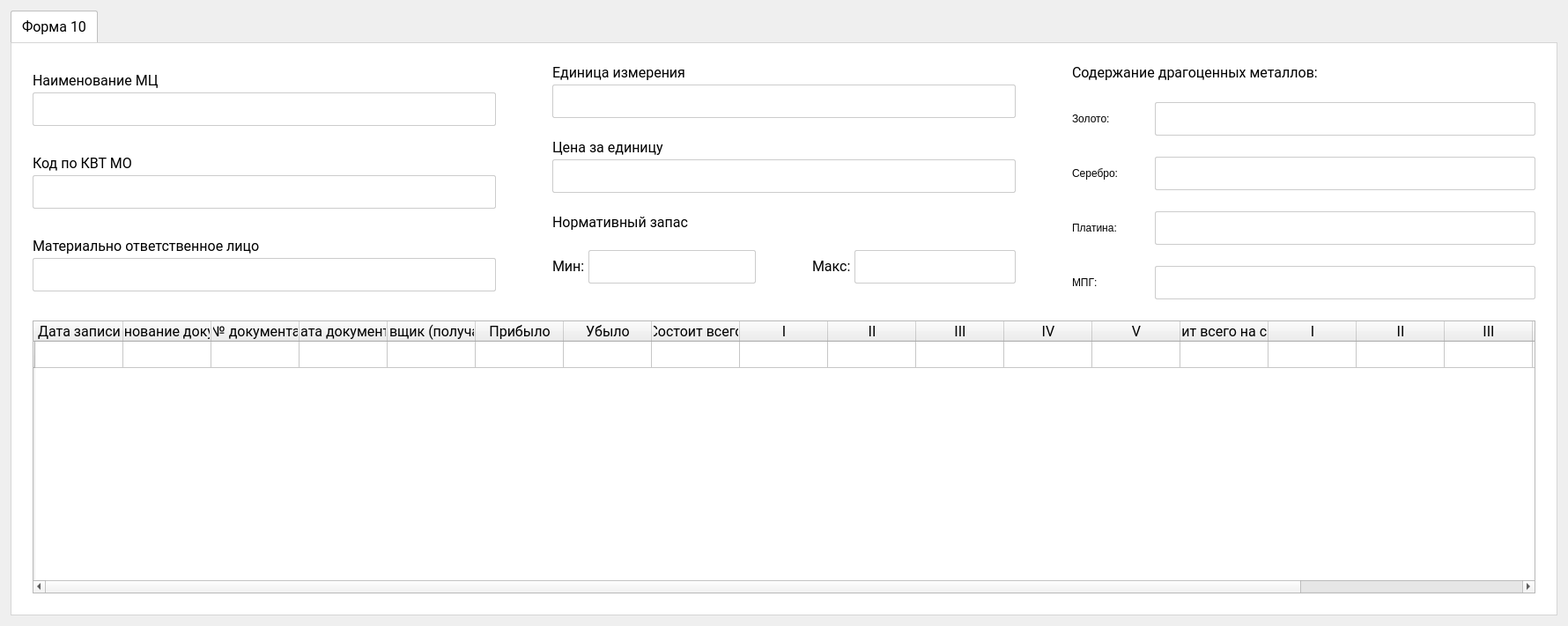
<?xml version="1.0" encoding="UTF-8"?>
<ui version="4.0">
 <class>ProdInfo</class>
 <widget class="QDialog" name="ProdInfo">
  <property name="geometry">
   <rect>
    <x>0</x>
    <y>0</y>
    <width>1780</width>
    <height>711</height>
   </rect>
  </property>
  <property name="windowTitle">
   <string>Подробная информация</string>
  </property>
  <property name="styleSheet">
   <string notr="true">QPushButton {
  font: 12pt &quot;Roboto&quot;;
  border-radius: 2px;
  padding: 10px 24px;
  font-weight: 500;
}

QPushButton:hover {
  background-color: rgba(47, 120, 231, 0.20)
}

QMenuBar {
    background-color:#ffffff;
}

QMenuBar::item {
   padding: 8px 16px;
    background: transparent;
}


QMenuBar::item:selected { /* when selected using mouse or keyboard */
    background:  rgba(47, 120, 231, 0.20);
}

QMenuBar::item:pressed {
    background: rgba(47, 120, 231, 0.20);
}






QMenu {
  background-color: #F3F3F3;
  padding: 2px;
  box-shadow: 2px 2px 4px -2px rgba(0, 0, 0, 0.10);
}

QMenu::item {
    padding: 8px 16px;
  
}

QMenu::item:selected {
  background:  rgba(47, 120, 231, 0.20);
  
}

QMenu::icon { /* appearance of a 'checked' icon */
    background: transparent;
    margin-left: 12px;
  margin-right: 12px;
}




QLineEdit {
  font: 12pt &quot;Roboto&quot;;
  background: white;
  padding: 0px 12px;
  border-radius: 2px;
  border: 1px solid rgba(204, 204, 204, 1)
}

QLineEdit:hover {
   border: 1px solid rgba(47, 120, 231, 1);
  background: white;
}

QLineEdit:focus {
  border: 1px solid rgba(47, 120, 231, 1);
  background: white;
}




QLabel {
  font: 12pt &quot;Roboto&quot;;
}

QTabWidget {
  font: 12pt &quot;Roboto&quot;;
}

QComboBox {
  font:12pt &quot;Roboto&quot;;
  background: white;
  padding: 0px 12px;
  border-radius: 2px;
   border: 1px solid rgba(204, 204, 204, 1);
}

QComboBox:hover {
    border: 1px solid rgba(47, 120, 231, 1);
  background: white;
}

QComboBox:focus {
  border: 1px solid rgba(47, 120, 231, 1);
  background: white;
}

QComboBox::drop-down {
    subcontrol-origin: padding;
    subcontrol-position: top right;
 	margin-right: 8px;
    width: 16px;
    border-left-color: darkgray;
    border-left-style: solid;
    border-bottom-right-radius: 2px;
}

QComboBox::down-arrow {
  image: url(:/icons/mdi_chevron-down.png);
}

QComboBox::down-arrow:on { 
    top: 1px;
}

QComboBox QAbstractItemView {
  border: 1px solid #D5D5D5;
  background:  #FFFFFF;
    selection-background-color: rgba(47, 120, 231, 1);
}

QDateEdit {
  font:12pt &quot;Roboto&quot;;
  background: White;
  padding: 0px 12px;
  border-radius: 2px;
   border: 1px solid rgba(204, 204, 204, 1);
}

QDateEditx:hover {
    border: 1px solid rgba(47, 120, 231, 1);
  background: White;
}

QDateEdit:focus {
  border: 1px solid rgba(47, 120, 231, 1);
  background: White;
}

QDateEdit::drop-down {
  subcontrol-origin: padding;
    subcontrol-position: top right;
  margin-right: 16px;
  border: 1px solid transparent;
}

  QDateEdit::down-arrow {
  image: url(:/icons/mdi_chevron-down.png);
}

QComboBox::down-arrow:on { 
    top: 1px;
}

QTabWidget::pane { /* The tab widget frame */
    border: 1px solid rgba(213, 213, 213, 1);
  background: White;

}

/* Style the tab using the tab sub-control. Note that
    it reads QTabBar _not_ QTabWidget */
QTabBar::tab {
    background: transparent;
    border-top: 1px solid rgba(191, 191, 191, 1);
  border-left: 1px solid rgba(191, 191, 191, 1);
  border-right: 1px solid rgba(191, 191, 191, 1);
    border-bottom-color: #C2C7CB; /* same as the pane color */
    border-top-left-radius: 2px;
    border-top-right-radius: 2px;
    padding: 8px 12px;
}

QTabBar::tab:selected, QTabBar::tab:hover {
    background: rgba(255, 255, 255, 1);
}</string>
  </property>
  <layout class="QVBoxLayout" name="verticalLayout_9">
   <property name="spacing">
    <number>0</number>
   </property>
   <property name="leftMargin">
    <number>12</number>
   </property>
   <property name="topMargin">
    <number>12</number>
   </property>
   <property name="rightMargin">
    <number>12</number>
   </property>
   <property name="bottomMargin">
    <number>12</number>
   </property>
   <item>
    <widget class="QTabWidget" name="tabWidget">
     <property name="font">
      <font>
       <family>Roboto</family>
       <pointsize>12</pointsize>
       <weight>50</weight>
       <italic>false</italic>
       <bold>false</bold>
      </font>
     </property>
     <property name="currentIndex">
      <number>0</number>
     </property>
     <widget class="QWidget" name="tab">
      <attribute name="title">
       <string>Форма 10</string>
      </attribute>
      <layout class="QVBoxLayout" name="verticalLayout_12">
       <property name="spacing">
        <number>0</number>
       </property>
       <property name="leftMargin">
        <number>24</number>
       </property>
       <property name="topMargin">
        <number>24</number>
       </property>
       <property name="rightMargin">
        <number>24</number>
       </property>
       <property name="bottomMargin">
        <number>24</number>
       </property>
       <item>
        <layout class="QVBoxLayout" name="verticalLayout_11">
         <property name="spacing">
          <number>24</number>
         </property>
         <item>
          <layout class="QHBoxLayout" name="horizontalLayout_8">
           <property name="spacing">
            <number>64</number>
           </property>
           <item>
            <layout class="QVBoxLayout" name="verticalLayout_4">
             <property name="spacing">
              <number>24</number>
             </property>
             <item>
              <layout class="QVBoxLayout" name="verticalLayout_2">
               <property name="spacing">
                <number>4</number>
               </property>
               <item>
                <widget class="QLabel" name="label_2">
                 <property name="sizePolicy">
                  <sizepolicy hsizetype="Preferred" vsizetype="Fixed">
                   <horstretch>0</horstretch>
                   <verstretch>0</verstretch>
                  </sizepolicy>
                 </property>
                 <property name="font">
                  <font>
                   <family>Roboto</family>
                   <pointsize>12</pointsize>
                   <weight>50</weight>
                   <italic>false</italic>
                   <bold>false</bold>
                  </font>
                 </property>
                 <property name="text">
                  <string>Наименование МЦ</string>
                 </property>
                </widget>
               </item>
               <item>
                <widget class="QLineEdit" name="nameMC">
                 <property name="minimumSize">
                  <size>
                   <width>0</width>
                   <height>38</height>
                  </size>
                 </property>
                 <property name="maximumSize">
                  <size>
                   <width>16777215</width>
                   <height>38</height>
                  </size>
                 </property>
                 <property name="readOnly">
                  <bool>true</bool>
                 </property>
                </widget>
               </item>
              </layout>
             </item>
             <item>
              <layout class="QVBoxLayout" name="verticalLayout_3">
               <property name="spacing">
                <number>4</number>
               </property>
               <item>
                <widget class="QLabel" name="label_8">
                 <property name="sizePolicy">
                  <sizepolicy hsizetype="Preferred" vsizetype="Fixed">
                   <horstretch>0</horstretch>
                   <verstretch>0</verstretch>
                  </sizepolicy>
                 </property>
                 <property name="font">
                  <font>
                   <family>Roboto</family>
                   <pointsize>12</pointsize>
                   <weight>50</weight>
                   <italic>false</italic>
                   <bold>false</bold>
                  </font>
                 </property>
                 <property name="text">
                  <string>Код по КВТ МО</string>
                 </property>
                </widget>
               </item>
               <item>
                <widget class="QLineEdit" name="nomNumb">
                 <property name="minimumSize">
                  <size>
                   <width>0</width>
                   <height>38</height>
                  </size>
                 </property>
                 <property name="maximumSize">
                  <size>
                   <width>16777215</width>
                   <height>38</height>
                  </size>
                 </property>
                 <property name="readOnly">
                  <bool>true</bool>
                 </property>
                </widget>
               </item>
              </layout>
             </item>
             <item>
              <layout class="QVBoxLayout" name="verticalLayout">
               <property name="spacing">
                <number>4</number>
               </property>
               <item>
                <widget class="QLabel" name="label">
                 <property name="sizePolicy">
                  <sizepolicy hsizetype="Preferred" vsizetype="Fixed">
                   <horstretch>0</horstretch>
                   <verstretch>0</verstretch>
                  </sizepolicy>
                 </property>
                 <property name="font">
                  <font>
                   <family>Roboto</family>
                   <pointsize>12</pointsize>
                   <weight>50</weight>
                   <italic>false</italic>
                   <bold>false</bold>
                  </font>
                 </property>
                 <property name="text">
                  <string>Материально ответственное лицо</string>
                 </property>
                </widget>
               </item>
               <item>
                <widget class="QComboBox" name="mol">
                 <property name="minimumSize">
                  <size>
                   <width>0</width>
                   <height>38</height>
                  </size>
                 </property>
                 <property name="maximumSize">
                  <size>
                   <width>16777215</width>
                   <height>38</height>
                  </size>
                 </property>
                </widget>
               </item>
              </layout>
             </item>
            </layout>
           </item>
           <item>
            <layout class="QVBoxLayout" name="verticalLayout_8">
             <property name="spacing">
              <number>24</number>
             </property>
             <item>
              <layout class="QVBoxLayout" name="verticalLayout_5">
               <property name="spacing">
                <number>4</number>
               </property>
               <item>
                <widget class="QLabel" name="label_11">
                 <property name="sizePolicy">
                  <sizepolicy hsizetype="Preferred" vsizetype="Fixed">
                   <horstretch>0</horstretch>
                   <verstretch>0</verstretch>
                  </sizepolicy>
                 </property>
                 <property name="font">
                  <font>
                   <family>Roboto</family>
                   <pointsize>12</pointsize>
                   <weight>50</weight>
                   <italic>false</italic>
                   <bold>false</bold>
                  </font>
                 </property>
                 <property name="text">
                  <string>Единица измерения</string>
                 </property>
                </widget>
               </item>
               <item>
                <widget class="QLineEdit" name="edIzm">
                 <property name="minimumSize">
                  <size>
                   <width>0</width>
                   <height>38</height>
                  </size>
                 </property>
                 <property name="maximumSize">
                  <size>
                   <width>16777215</width>
                   <height>38</height>
                  </size>
                 </property>
                 <property name="readOnly">
                  <bool>true</bool>
                 </property>
                </widget>
               </item>
              </layout>
             </item>
             <item>
              <layout class="QVBoxLayout" name="verticalLayout_6">
               <property name="spacing">
                <number>4</number>
               </property>
               <item>
                <widget class="QLabel" name="label_12">
                 <property name="sizePolicy">
                  <sizepolicy hsizetype="Preferred" vsizetype="Fixed">
                   <horstretch>0</horstretch>
                   <verstretch>0</verstretch>
                  </sizepolicy>
                 </property>
                 <property name="font">
                  <font>
                   <family>Roboto</family>
                   <pointsize>12</pointsize>
                   <weight>50</weight>
                   <italic>false</italic>
                   <bold>false</bold>
                  </font>
                 </property>
                 <property name="text">
                  <string>Цена за единицу</string>
                 </property>
                </widget>
               </item>
               <item>
                <widget class="QLineEdit" name="price">
                 <property name="minimumSize">
                  <size>
                   <width>0</width>
                   <height>38</height>
                  </size>
                 </property>
                 <property name="maximumSize">
                  <size>
                   <width>16777215</width>
                   <height>38</height>
                  </size>
                 </property>
                 <property name="readOnly">
                  <bool>true</bool>
                 </property>
                </widget>
               </item>
              </layout>
             </item>
             <item>
              <layout class="QVBoxLayout" name="verticalLayout_7">
               <property name="spacing">
                <number>4</number>
               </property>
               <item>
                <widget class="QLabel" name="label_3">
                 <property name="sizePolicy">
                  <sizepolicy hsizetype="Preferred" vsizetype="Fixed">
                   <horstretch>0</horstretch>
                   <verstretch>0</verstretch>
                  </sizepolicy>
                 </property>
                 <property name="font">
                  <font>
                   <family>Roboto</family>
                   <pointsize>12</pointsize>
                   <weight>50</weight>
                   <italic>false</italic>
                   <bold>false</bold>
                  </font>
                 </property>
                 <property name="text">
                  <string>Нормативный запас</string>
                 </property>
                </widget>
               </item>
               <item>
                <layout class="QHBoxLayout" name="horizontalLayout_3">
                 <property name="spacing">
                  <number>64</number>
                 </property>
                 <item>
                  <widget class="QFrame" name="Zap_Min">
                   <property name="sizePolicy">
                    <sizepolicy hsizetype="Expanding" vsizetype="Preferred">
                     <horstretch>0</horstretch>
                     <verstretch>0</verstretch>
                    </sizepolicy>
                   </property>
                   <layout class="QHBoxLayout" name="horizontalLayout_2">
                    <property name="spacing">
                     <number>4</number>
                    </property>
                    <property name="leftMargin">
                     <number>0</number>
                    </property>
                    <property name="topMargin">
                     <number>0</number>
                    </property>
                    <property name="rightMargin">
                     <number>0</number>
                    </property>
                    <property name="bottomMargin">
                     <number>0</number>
                    </property>
                    <item>
                     <widget class="QLabel" name="normativMin">
                      <property name="sizePolicy">
                       <sizepolicy hsizetype="Fixed" vsizetype="Fixed">
                        <horstretch>0</horstretch>
                        <verstretch>0</verstretch>
                       </sizepolicy>
                      </property>
                      <property name="font">
                       <font>
                        <family>Roboto</family>
                        <pointsize>12</pointsize>
                        <weight>50</weight>
                        <italic>false</italic>
                        <bold>false</bold>
                       </font>
                      </property>
                      <property name="frameShape">
                       <enum>QFrame::NoFrame</enum>
                      </property>
                      <property name="text">
                       <string>Мин:</string>
                      </property>
                     </widget>
                    </item>
                    <item>
                     <widget class="QLineEdit" name="min">
                      <property name="minimumSize">
                       <size>
                        <width>0</width>
                        <height>38</height>
                       </size>
                      </property>
                      <property name="readOnly">
                       <bool>true</bool>
                      </property>
                     </widget>
                    </item>
                   </layout>
                  </widget>
                 </item>
                 <item>
                  <widget class="QFrame" name="Zap_Max">
                   <property name="sizePolicy">
                    <sizepolicy hsizetype="Expanding" vsizetype="Preferred">
                     <horstretch>0</horstretch>
                     <verstretch>0</verstretch>
                    </sizepolicy>
                   </property>
                   <layout class="QHBoxLayout" name="horizontalLayout">
                    <property name="spacing">
                     <number>4</number>
                    </property>
                    <property name="leftMargin">
                     <number>0</number>
                    </property>
                    <property name="topMargin">
                     <number>0</number>
                    </property>
                    <property name="rightMargin">
                     <number>0</number>
                    </property>
                    <property name="bottomMargin">
                     <number>0</number>
                    </property>
                    <item>
                     <widget class="QLabel" name="label_4">
                      <property name="sizePolicy">
                       <sizepolicy hsizetype="Fixed" vsizetype="Fixed">
                        <horstretch>0</horstretch>
                        <verstretch>0</verstretch>
                       </sizepolicy>
                      </property>
                      <property name="font">
                       <font>
                        <family>Roboto</family>
                        <pointsize>12</pointsize>
                        <weight>50</weight>
                        <italic>false</italic>
                        <bold>false</bold>
                       </font>
                      </property>
                      <property name="text">
                       <string>Макс:</string>
                      </property>
                     </widget>
                    </item>
                    <item>
                     <widget class="QLineEdit" name="max">
                      <property name="minimumSize">
                       <size>
                        <width>0</width>
                        <height>38</height>
                       </size>
                      </property>
                      <property name="readOnly">
                       <bool>true</bool>
                      </property>
                     </widget>
                    </item>
                   </layout>
                  </widget>
                 </item>
                </layout>
               </item>
              </layout>
             </item>
            </layout>
           </item>
           <item>
            <layout class="QVBoxLayout" name="verticalLayout_10">
             <property name="spacing">
              <number>24</number>
             </property>
             <item>
              <widget class="QLabel" name="label_23">
               <property name="maximumSize">
                <size>
                 <width>16777215</width>
                 <height>38</height>
                </size>
               </property>
               <property name="font">
                <font>
                 <family>Roboto</family>
                 <pointsize>12</pointsize>
                 <weight>50</weight>
                 <italic>false</italic>
                 <bold>false</bold>
                </font>
               </property>
               <property name="text">
                <string>Содержание драгоценных металлов:</string>
               </property>
              </widget>
             </item>
             <item>
              <layout class="QHBoxLayout" name="horizontalLayout_7">
               <item>
                <widget class="QLabel" name="label_5">
                 <property name="minimumSize">
                  <size>
                   <width>70</width>
                   <height>38</height>
                  </size>
                 </property>
                 <property name="maximumSize">
                  <size>
                   <width>70</width>
                   <height>38</height>
                  </size>
                 </property>
                 <property name="text">
                  <string>Золото:</string>
                 </property>
                </widget>
               </item>
               <item>
                <widget class="QLineEdit" name="Au">
                 <property name="minimumSize">
                  <size>
                   <width>0</width>
                   <height>38</height>
                  </size>
                 </property>
                 <property name="maximumSize">
                  <size>
                   <width>16777215</width>
                   <height>38</height>
                  </size>
                 </property>
                 <property name="readOnly">
                  <bool>true</bool>
                 </property>
                </widget>
               </item>
              </layout>
             </item>
             <item>
              <layout class="QHBoxLayout" name="horizontalLayout_6">
               <item>
                <widget class="QLabel" name="label_6">
                 <property name="minimumSize">
                  <size>
                   <width>70</width>
                   <height>38</height>
                  </size>
                 </property>
                 <property name="maximumSize">
                  <size>
                   <width>70</width>
                   <height>38</height>
                  </size>
                 </property>
                 <property name="text">
                  <string>Серебро:</string>
                 </property>
                </widget>
               </item>
               <item>
                <widget class="QLineEdit" name="Ag">
                 <property name="minimumSize">
                  <size>
                   <width>0</width>
                   <height>38</height>
                  </size>
                 </property>
                 <property name="maximumSize">
                  <size>
                   <width>16777215</width>
                   <height>38</height>
                  </size>
                 </property>
                 <property name="readOnly">
                  <bool>true</bool>
                 </property>
                </widget>
               </item>
              </layout>
             </item>
             <item>
              <layout class="QHBoxLayout" name="horizontalLayout_5">
               <item>
                <widget class="QLabel" name="label_13">
                 <property name="minimumSize">
                  <size>
                   <width>70</width>
                   <height>38</height>
                  </size>
                 </property>
                 <property name="maximumSize">
                  <size>
                   <width>70</width>
                   <height>38</height>
                  </size>
                 </property>
                 <property name="text">
                  <string>Платина:</string>
                 </property>
                </widget>
               </item>
               <item>
                <widget class="QLineEdit" name="Pl">
                 <property name="minimumSize">
                  <size>
                   <width>0</width>
                   <height>38</height>
                  </size>
                 </property>
                 <property name="maximumSize">
                  <size>
                   <width>16777215</width>
                   <height>38</height>
                  </size>
                 </property>
                 <property name="readOnly">
                  <bool>true</bool>
                 </property>
                </widget>
               </item>
              </layout>
             </item>
             <item>
              <layout class="QHBoxLayout" name="horizontalLayout_4">
               <item>
                <widget class="QLabel" name="label_14">
                 <property name="minimumSize">
                  <size>
                   <width>70</width>
                   <height>38</height>
                  </size>
                 </property>
                 <property name="maximumSize">
                  <size>
                   <width>70</width>
                   <height>38</height>
                  </size>
                 </property>
                 <property name="text">
                  <string>МПГ:</string>
                 </property>
                </widget>
               </item>
               <item>
                <widget class="QLineEdit" name="MPG">
                 <property name="minimumSize">
                  <size>
                   <width>0</width>
                   <height>38</height>
                  </size>
                 </property>
                 <property name="maximumSize">
                  <size>
                   <width>16777215</width>
                   <height>38</height>
                  </size>
                 </property>
                 <property name="readOnly">
                  <bool>true</bool>
                 </property>
                </widget>
               </item>
              </layout>
             </item>
            </layout>
           </item>
          </layout>
         </item>
         <item>
          <widget class="QTableWidget" name="tableWidget">
           <property name="font">
            <font>
             <family>Roboto</family>
             <pointsize>12</pointsize>
            </font>
           </property>
           <property name="alternatingRowColors">
            <bool>true</bool>
           </property>
           <attribute name="horizontalHeaderStretchLastSection">
            <bool>true</bool>
           </attribute>
           <row>
            <property name="text">
             <string/>
            </property>
           </row>
           <column>
            <property name="text">
             <string>Дата записи</string>
            </property>
           </column>
           <column>
            <property name="text">
             <string>Наименование документа</string>
            </property>
           </column>
           <column>
            <property name="text">
             <string>№ документа</string>
            </property>
           </column>
           <column>
            <property name="text">
             <string>Дата документа</string>
            </property>
           </column>
           <column>
            <property name="text">
             <string>Поставщик (получатель)</string>
            </property>
           </column>
           <column>
            <property name="text">
             <string>Прибыло</string>
            </property>
           </column>
           <column>
            <property name="text">
             <string>Убыло</string>
            </property>
           </column>
           <column>
            <property name="text">
             <string>Состоит всего</string>
            </property>
           </column>
           <column>
            <property name="text">
             <string>I</string>
            </property>
           </column>
           <column>
            <property name="text">
             <string>II</string>
            </property>
           </column>
           <column>
            <property name="text">
             <string>III</string>
            </property>
           </column>
           <column>
            <property name="text">
             <string>IV</string>
            </property>
           </column>
           <column>
            <property name="text">
             <string>V</string>
            </property>
           </column>
           <column>
            <property name="text">
             <string>Состоит всего на складе</string>
            </property>
           </column>
           <column>
            <property name="text">
             <string>I</string>
            </property>
           </column>
           <column>
            <property name="text">
             <string>II</string>
            </property>
           </column>
           <column>
            <property name="text">
             <string>III</string>
            </property>
           </column>
           <column>
            <property name="text">
             <string>IV</string>
            </property>
           </column>
           <column>
            <property name="text">
             <string>V</string>
            </property>
           </column>
           <column>
            <property name="text">
             <string/>
            </property>
           </column>
          </widget>
         </item>
        </layout>
       </item>
      </layout>
     </widget>
    </widget>
   </item>
  </layout>
 </widget>
 <resources/>
 <connections/>
</ui>
